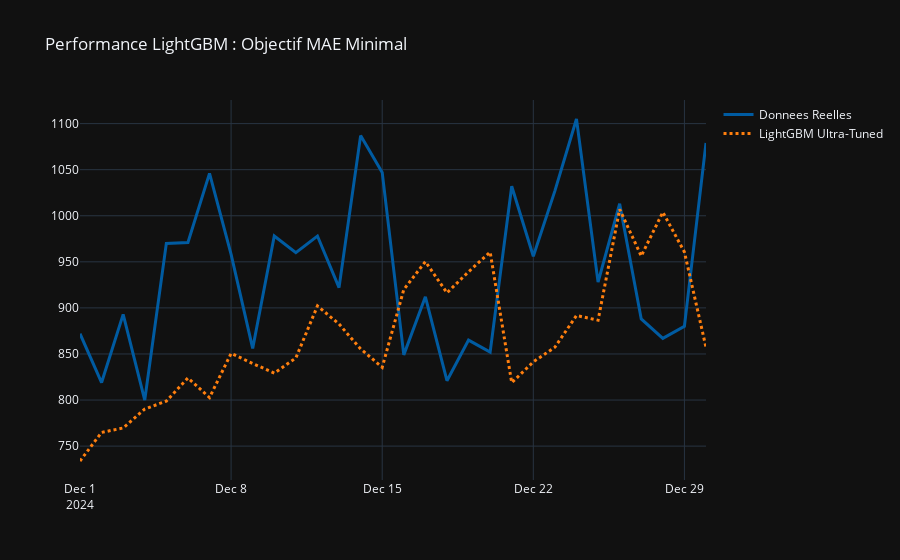

Here is the notebook cell this chart was saved with:
### Markdown cell above
## 3. Evaluation Finale (Objectif MAE ~ 10)
Voyons si nous pouvons briser le plafond des 90 MAE.

### Code cell
y_pred = best_lgb.predict(X_test)
mae_val = -grid.best_score_
mae_test = mean_absolute_error(y_test, y_pred)

print(f"Points de Tuning Trouves : {grid.best_params_}")
print(f"MAE de Validation (Fold Moyen) : {mae_val:.2f}")
print(f"MAE FINALE SUR TEST (Decembre) : {mae_test:.2f}")

fig = go.Figure()
fig.add_trace(go.Scatter(x=test_df.index, y=y_test, name='Donnees Reelles', line=dict(color='#005ba1', width=3)))
fig.add_trace(go.Scatter(x=test_df.index, y=y_pred, name='LightGBM Ultra-Tuned', line=dict(color='#ff7f0e', dash='dot', width=3)))
fig.update_layout(title='Performance LightGBM : Objectif MAE Minimal', template='plotly_dark')
fig.show()
